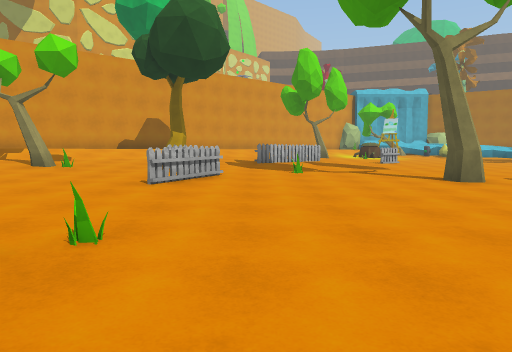
view 1 (above)

24 first-person views from a walk through a 3-D level made in the Unity game engine. The camera is 1.5 m above the floor, tilts 4° down and sees 70° across. The floor is counted in squares, 2 m on a side. Each view is taken from the middle of a square. On the plan, view 1 faces up. The plan holds only what a view shows up to about 11 squares ahead; the rest is blank. The place goes on beyond the plan. The player character is not drawn. Some surface patterns are stand-ins.

view 2
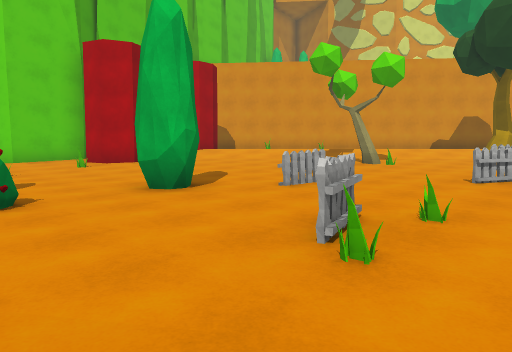

view 3
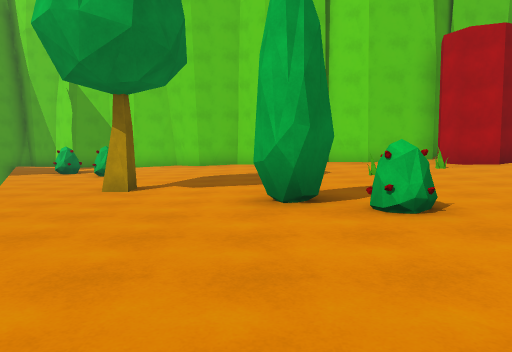

view 4
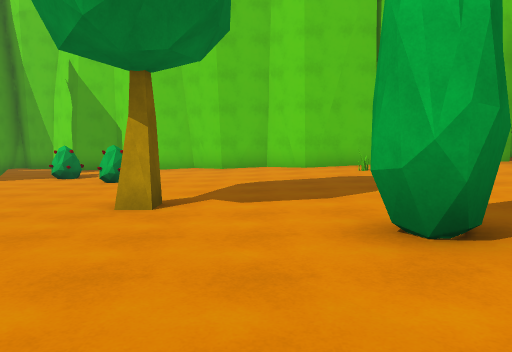

view 5
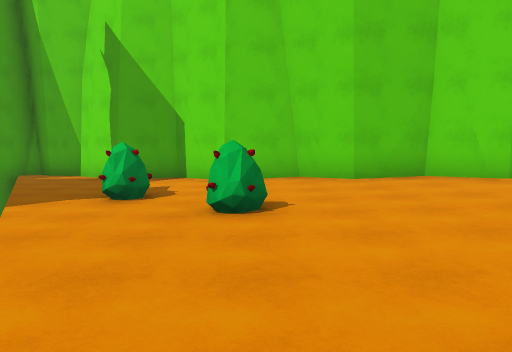

view 6
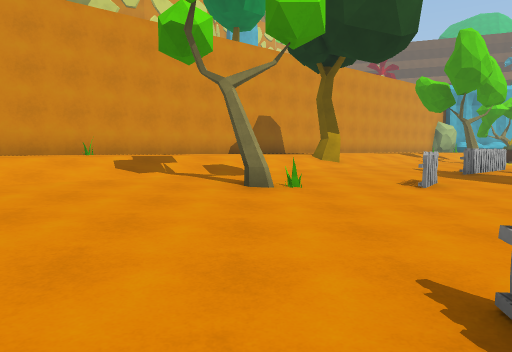

view 7
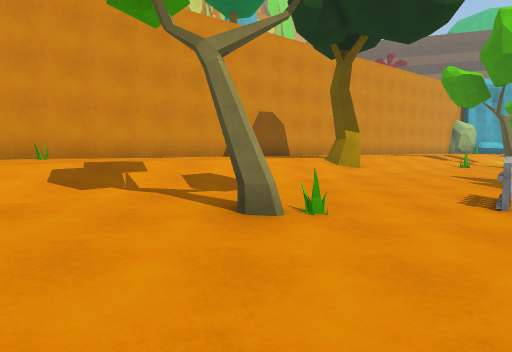

view 8
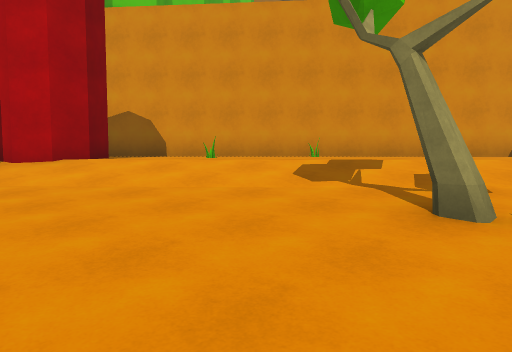

view 9
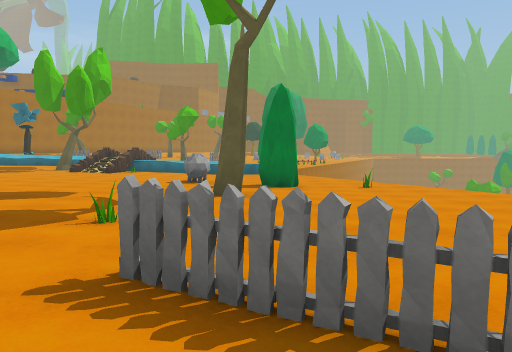

view 10
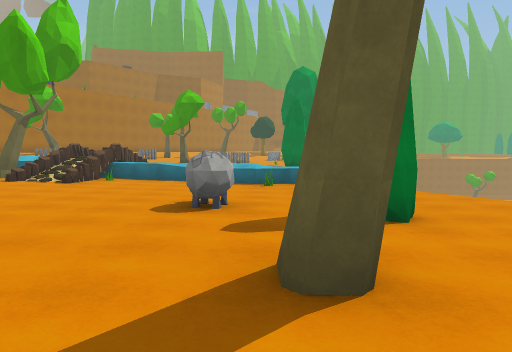

view 11
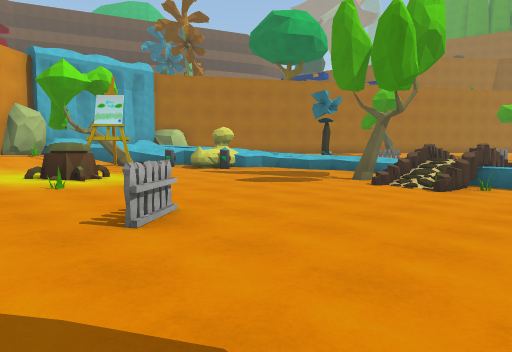

view 12
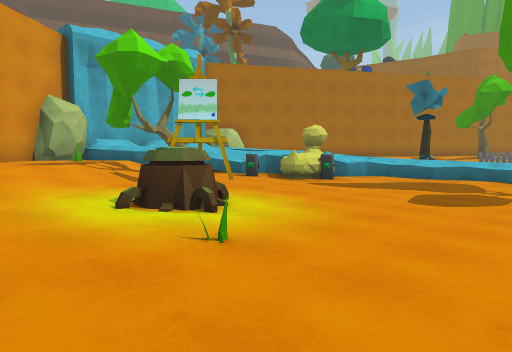

view 13
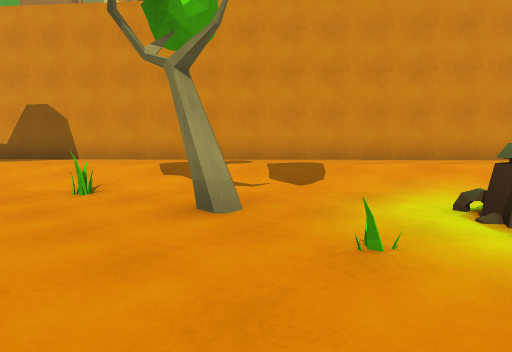

view 14
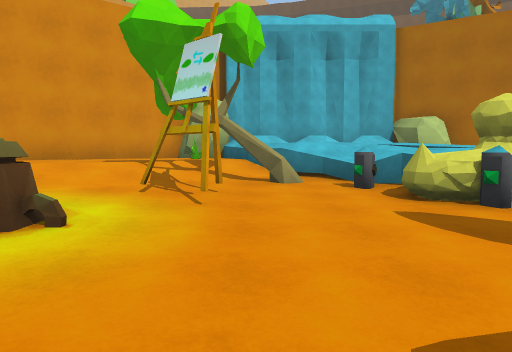

view 15
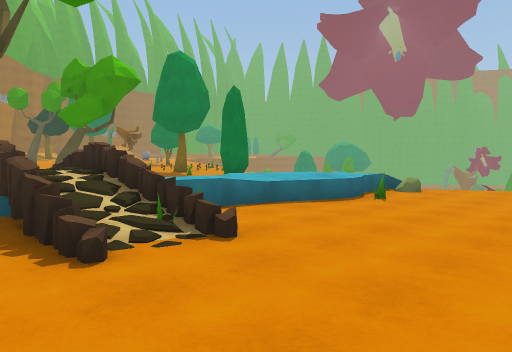

view 16
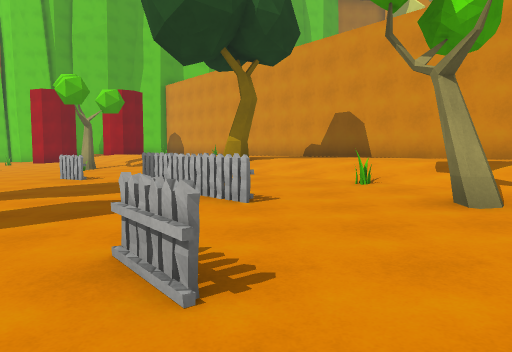

view 17
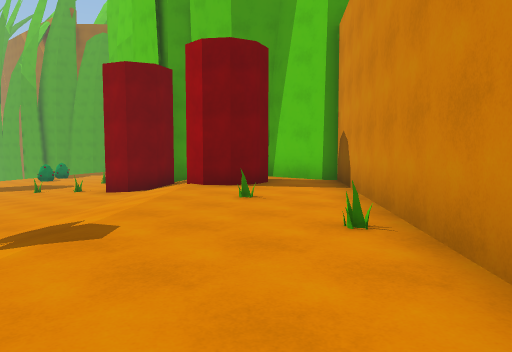

view 18
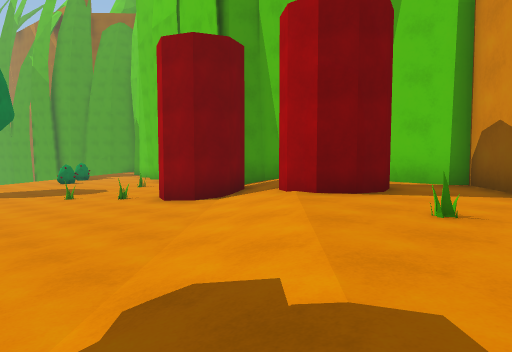

view 19
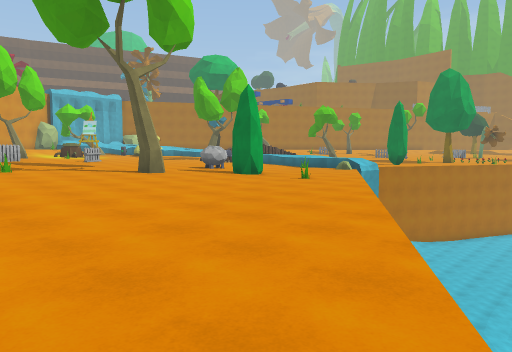

view 20
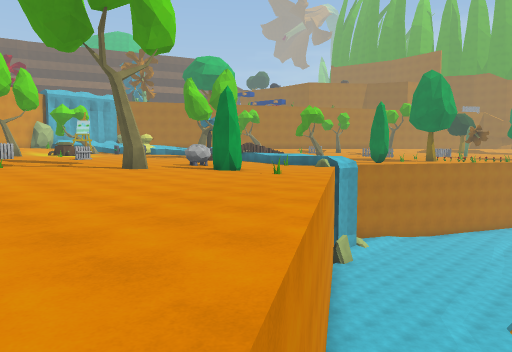

view 21
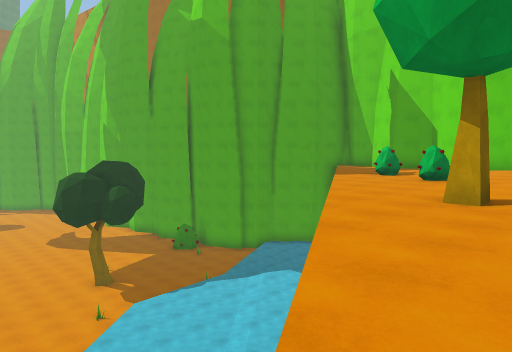

view 22
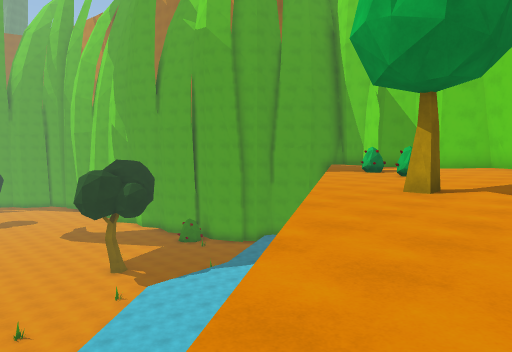

view 23
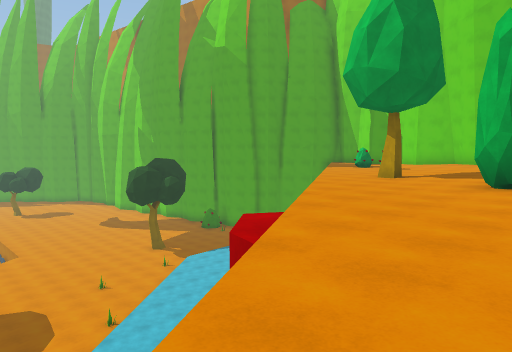

view 24
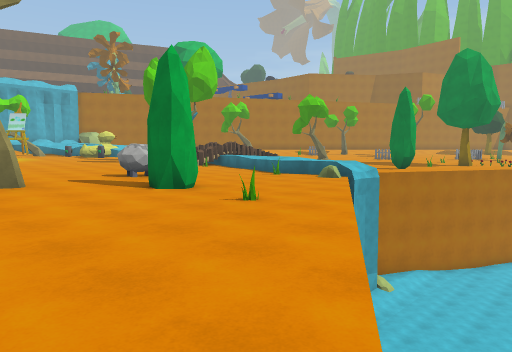

### Floor plan
Key: @ floor where view 1 was taken; # wall or solid block; . main floor; : floor 0.25 m higher than the main floor; - floor 0.25 m lower than the main floor; + floor 0.5 m higher than the main floor; _ floor 0.5 m lower than the main floor; * floor 1 m higher than the main floor; % floor 1.5 m higher than the main floor; & floor 1.75 m higher than the main floor; $ floor 2 m higher than the main floor; / step, stairs or slope; = window, fence, low wall or low ledge; ^ raised ledge; v drop or lower ground; T tree; F fence; B bush; R rock; O other object.
Columns run from 18 left of view 1 to 16 right of it. Each row starts with its distance up from view 1.
 26                          R#####v
 25                        #RR$&$$RR
 24                      ##*O*/&&&==
 23                     ##***//=&&
 22                    ##***//+:=%
 21                  ###***//+T:O
 20                 ##****//+O::=##*
 19                ##****//::O:::O=*
 18               ##****//:OO::....=*
 17             ###****//:::::.....//=
 16             #*****/O:T:O........v
 15           ### **///::::.......T
 14          ##** *///::F........=^^#^
 13         ##****/T/::FF..F.....=O####
 12       ###O***///::FF........--O=###
 11       #*****//+::..........----=#
 10     ###*O**//+::F........----__:==
  9     #*****//::O.F..O....-OO-___==#
  8     #*##*//::T......../---____O=
  7     #*##//:::....F...-T--B_____==
  6       ///:::....F...---__B____R.
  5      #/#:::.......----________ v
  4      ###::....F..---_____O__vvvvv
  3      #::O......--O-________v vvvvv
  2      #::.....B--F________vvv  vvvvv
  1     ##...O..----_O_____vvvvvvv
  0     #.O....--B____@___v  vvvvvv
 -1     #....---B_______v     vv vv
 -2    ##...---_B______v
 -3    #..----_______/v
 -4    #.---_______vv
 -5    #---___T___v
 -6   ##-_BB____v
 -7   #-______v
 -8   #__B___vv   vvvv
 -9  #_____vvvvvvvvvvv
-10 ##____v vvvvvvvvOvv
-11 #___v    vvvvvv vvv
-12 #_v       vvvvvv vv
-13 #v         vvvvO  v
-14             Ovvv
-15              vvv

Where each view was taken, in squares from view 1:
view 1: 0 up, 0 right, facing up
view 2: 1 down, 0 right, facing up-left
view 3: 2 down, 1 left, facing left
view 4: 3 down, 3 left, facing left
view 5: 6 down, 7 left, facing left
view 6: 3 up, 5 left, facing up
view 7: 5 up, 5 left, facing up
view 8: 5 up, 4 left, facing up-left
view 9: 7 up, 3 left, facing right
view 10: 8 up, 2 right, facing right
view 11: 10 up, 3 right, facing up-right
view 12: 14 up, 3 right, facing up-right
view 13: 14 up, 6 right, facing up-left
view 14: 15 up, 8 right, facing up
view 15: 15 up, 8 right, facing down-right
view 16: 14 up, 7 right, facing left
view 17: 14 up, 6 left, facing down-left
view 18: 11 up, 6 left, facing down-left
view 19: 2 down, 1 left, facing up-right
view 20: 3 down, 1 left, facing up-right
view 21: 3 down, 2 left, facing down-left
view 22: 2 down, 1 left, facing down-left
view 23: 0 up, 2 right, facing down-left
view 24: 0 up, 3 right, facing up-right
